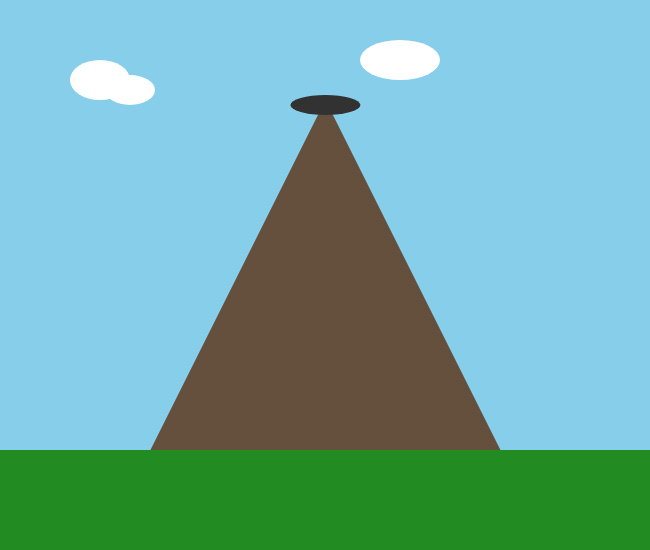
Frame 1 (no input)
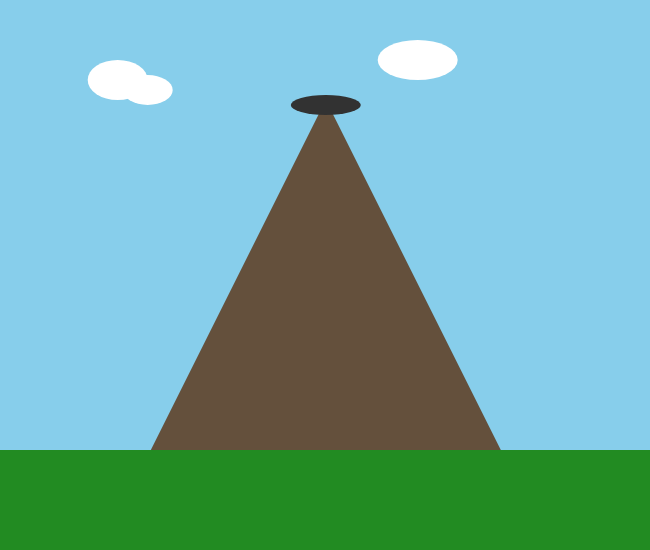
Frame 60 (no input)
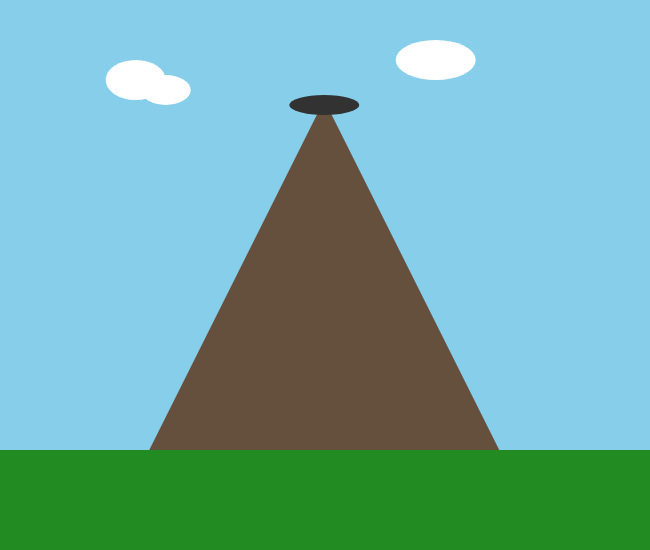
Frame 120 (the mouse pressed at the canvas centre since frame 60)

The p5.js sketch that drew these frames (run headless with seeded random() and noise() and a simulated clock; from frame 60 on, the mouse is pressed at the canvas centre):

// p5.js sketch
// ── sketch.js
 // jizelle f.
// ss4_jizellef
// theme: uncertainty. i'm doing stuff with volcanoes because you never 
// really know when they're gonna blow up. it's like a lot of tension 
// building up until it just gets messy. this first one is just 
// a shaky mountain and some lava shapes.

let shake = 0;
let lavaHeight = 100; // where the lava starts
let erupt = false;
let cloudMove = 0;

function setup() {
  createCanvas(650, 550); // weird size looks more manual
}

function draw() {
  background(135, 206, 235); // sky blue
  
  // clouds - just drawing them manually instead of a loop
  noStroke();
  fill(255);
  ellipse(100 + cloudMove, 80, 60, 40);
  ellipse(130 + cloudMove, 90, 50, 30);
  ellipse(400 + cloudMove, 60, 80, 40);
  
  cloudMove = cloudMove + 0.3; // slow drift
  if (cloudMove > 650) {
    cloudMove = -150;
  }

  // ground
  fill(34, 139, 34);
  rect(0, 450, 650, 100);

  // mouse tremor logic
  // if mouse is on the right side, it shakes more
  if (mouseX > 325) {
    shake = 6; 
  } else {
    shake = 1;
  }

  // random offsets for the shake
  let rx = random(-shake, shake);
  let ry = random(-shake, shake);

  // the volcano (triangle)
  fill(100, 80, 60);
  triangle(150 + rx, 450, 325 + rx, 100, 500 + rx, 450);
  
  // the crater hole
  fill(50);
  ellipse(325 + rx, 105, 70, 20);

  // lava stuff
  if (erupt == true) {
    fill(255, 69, 0); // orangey red
    
    // drawing a few circles for lava "blobs"
    ellipse(325 + random(-10, 10), lavaHeight, 35, 35);
    ellipse(310 + random(-5, 5), lavaHeight + 20, 25, 25);
    ellipse(340 + random(-5, 5), lavaHeight + 20, 25, 25);
    
    lavaHeight = lavaHeight - 4; // make it go up
    
    if (lavaHeight < -20) {
      erupt = false;
      lavaHeight = 100;
    }
  }
}

// making it erupt on click
function mousePressed() {
  erupt = true;
}

// reset with the r key
function keyPressed() {
  if (key == 'r' || key == 'R') {
    erupt = false;
    lavaHeight = 100;
    cloudMove = 0;
  }
}
